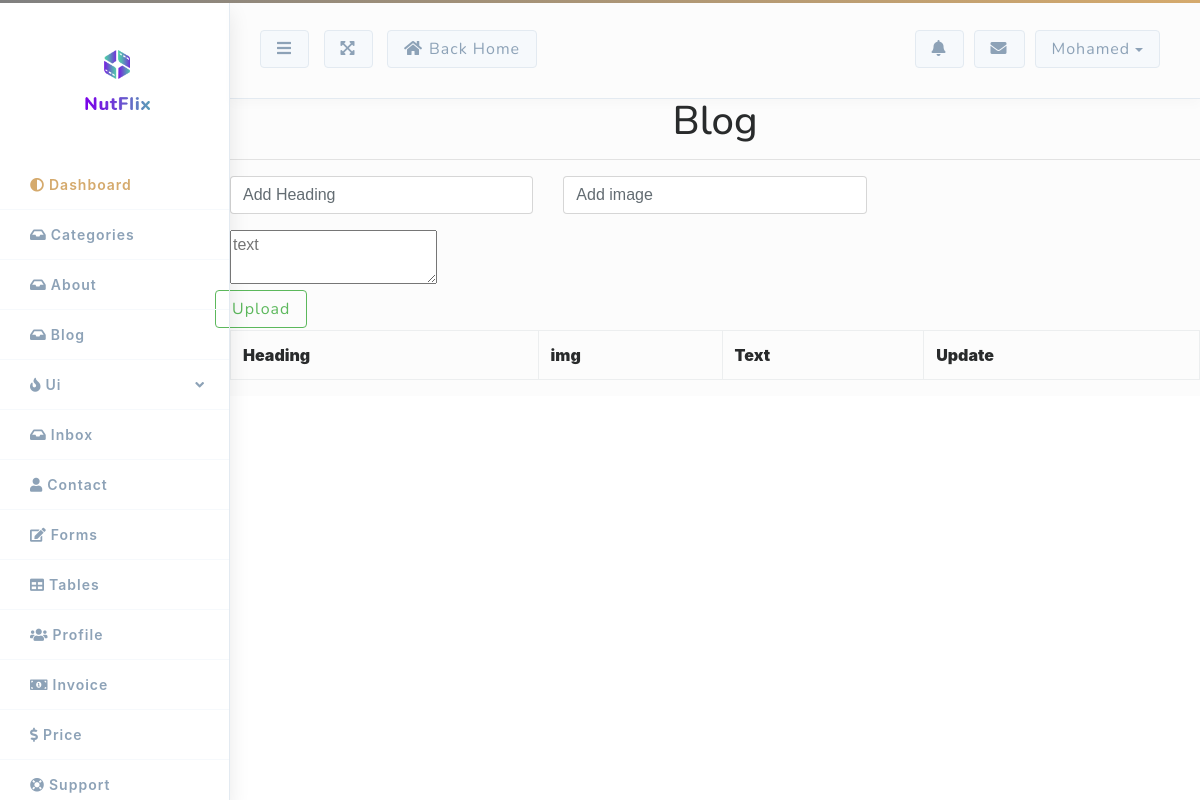
The app's page /lawyerbooking/Admin/blog.php, older data.
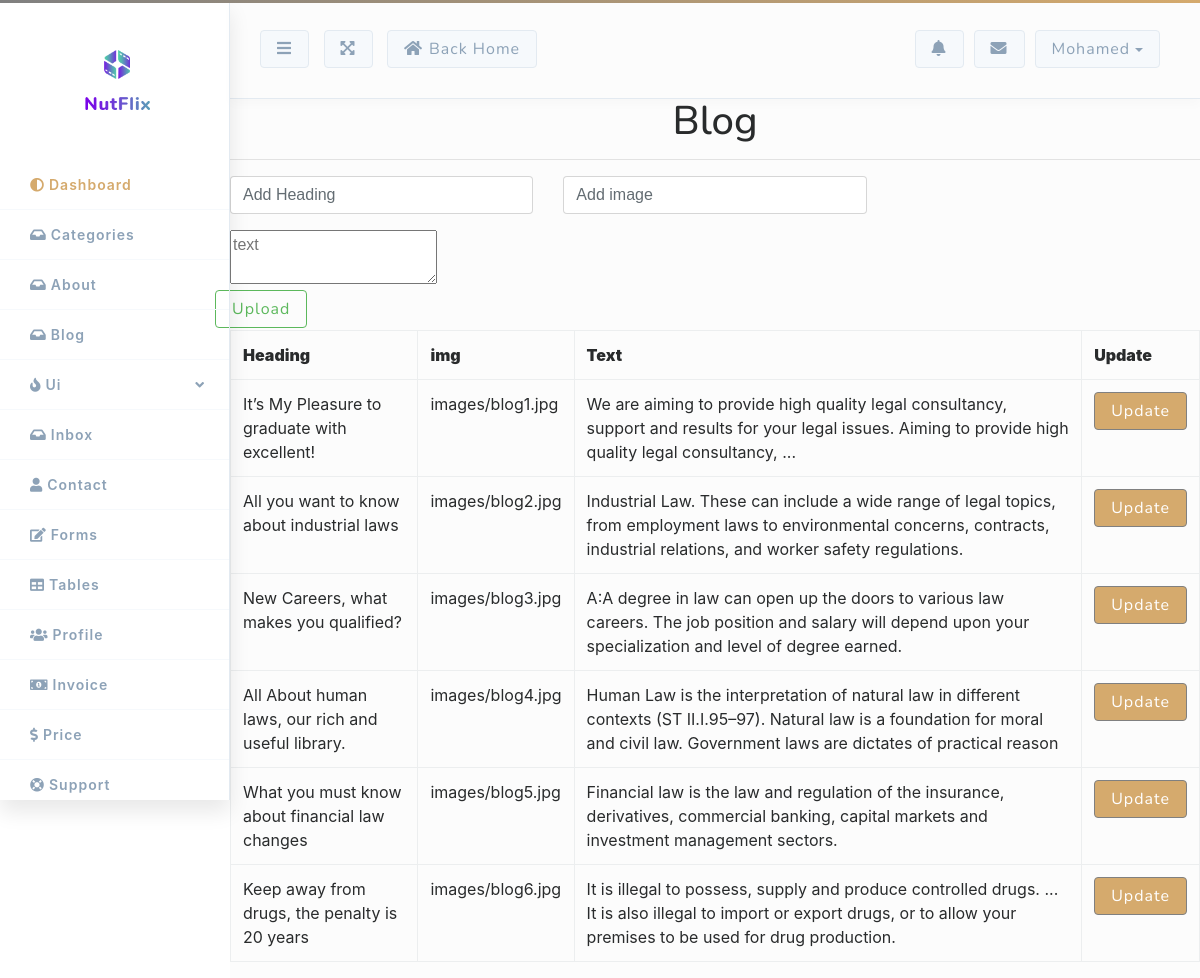
The same page, newer data.
### tables this page shows
CREATE TABLE `blog` (
  `id` int(11) NOT NULL,
  `b_heading` varchar(200) NOT NULL,
  `b_image` varchar(200) NOT NULL,
  `b_text` varchar(1000) NOT NULL
);

### lawyerbooking/Admin/blog.php (the view, shortened to what this page needs)
<?php
include ('connection.php');
include ('sidebar.php');
?>
<body class="crm_body_bg">
<section class="main_content dashboard_part">
        <div class="main_content_iner ">
            <div>
            <h1 class="text-center">Blog</h1>
            <hr>
        </div>
        <form method="post" >
    <div class="row" >
    <div class="col-sm-4">
    <input type="text" placeholder="Add Heading" id="heading" class="form-control form-group">
    </div>
    <div class="col-sm-4">
    <input type="text" placeholder="Add image" id="img" class="form-control form-group">
    </div>
</div>
<div class="row" >
    <div class="col-sm-12">
<textarea id="text" placeholder="text"></textarea>
    </div>
</div>
<div class="row">
<input type="button" value="Upload" id="upload" class="btn btn-outline-success">
</div>
</form>
<div class="row">
<div id="msg" class="col-sm-12 text-center" ></div>
<div id="about"  class="col-sm-12">
</div>
</div>
       </div>
  </div>
<?php
$query=mysqli_query($conn,"SELECT * FROM `blog`");
if ($query !=null) {
    echo"
    <table id='data' class='table table-hover table-stripped table-bordered'>
    <tr>
    <th><b> Heading</b></th>
    <th><b> img</b></th>
    <th><b>Text</b></th>
    <th><b>Update</b></th>
    </tr>";
while ($row=mysqli_fetch_array($query)) {
    ?>
    <tr>
    <td><?php echo $row[1] ?></td>
    <td ><?php echo $row[2] ?></td>
    <td ><?php echo $row[3] ?></td>
   <td><a href="edit_blog.php?id=<?php echo $row[0];?>" class="btn btn-success" data-toggle='modal' data-target='exampleModal' >Update</td>
    </tr>
    <?php
}
echo "</table>";
}
else {
    echo '<div class="alert alert-danger text-center">There Is Nothing To show You.</div>';
}
?>
</body>

### lawyerbooking/Admin/sidebar.php (shortened to what this page needs)
<!DOCTYPE html>
<html lang="en">
<head>
  <link href="https://use.fontawesome.com/releases/v5.0.4/css/all.css" rel="stylesheet">
  <link rel="stylesheet" href="css/bootstrap.min.css">
  <link rel="stylesheet" href="css/app.css">
</head>
<body>
<section id="admin">
  <div class="sidebar">
    <div class="head">
      <div class="logo">
        <img src="img/logo-admin.png" alt="">
      </div>
    </div>
    <div id="list">
      <ul class="nav flex-column">
        <li class="nav-item"><a href="index.php" class="nav-link active" ><i class="fa fa-adjust"></i>Dashboard</a></li>
        <li class="nav-item"><a href="Lawyer_category.php" class="nav-link"><i class="fa fa-inbox"></i>Categories</a></li>
        <li class="nav-item"><a href="about.php" class="nav-link"><i class="fa fa-inbox"></i>About</a></li>
        <li class="nav-item"><a href="blog.php" class="nav-link"><i class="fa fa-inbox"></i>Blog</a></li>
        <li class="nav-item"><a href="#menu3" class="nav-link collapsed" data-toggle="collapse"><i class="fa fa-fire"></i>ui<span class="sub-ico"><i class="fa fa-angle-down"></i></span></a></li>
        <li class="nav-item"><a href="inbox.html" class="nav-link"><i class="fa fa-inbox"></i>inbox</a></li>
        <li class="nav-item"><a href="contacts.html" class="nav-link"><i class="fa fa-user"></i>contact</a></li>
        <li class="nav-item"><a href="forms.html" class="nav-link"><i class="fa fa-edit"></i>forms</a></li>
        <li class="nav-item"><a href="tabels.html" class="nav-link"><i class="fa fa-table"></i>tables</a></li>
        <li class="nav-item"><a href="profile.html" class="nav-link"><i class="fa fa-users"></i>profile</a></li>
        <li class="nav-item"><a href="invoice.html" class="nav-link"><i class="fa fa-money-bill-alt"></i>invoice</a></li>
        <li class="nav-item"><a href="price.html" class="nav-link"><i class="fa fa-dollar-sign"></i>price</a></li>
        <li class="nav-item"><a href="support.html" class="nav-link"><i class="fa fa-life-ring"></i>support</a></li>
      </ul>
    </div>
  </div>
  <div class="content">
    <div class="head">
      <div class="top">
        <div class="left">
          <button id="on" class="btn btn-info"><i class="fa fa-bars"></i></button>
          <button class="btn btn-info hidden-xs-down"><i class="fa fa-expand-arrows-alt"></i></button>
          <button class="btn btn-info hidden-xs-down"><i class="fa fa-home"></i>Back Home</button>
        </div>
        <div class="right">
          <button class="btn btn-info hidden-xs-down"><i class="fa fa-bell"></i></button>
          <button class="btn btn-info hidden-xs-down"><i class="fa fa-envelope"></i></button>
          <div class="dropdown">
            <button class="btn btn-info dropdown-toggle" id="userDropdown" data-toggle="dropdown" aria-haspopup="true" aria-expanded="false">mohamed</button>
          </div>
        </div>
      </div>

### lawyerbooking/Admin/css/app.css (style rules this page uses)
body { padding: 0; }
p, h1, h2, h3, h4, h5 { font-family: 'Nunito'; text-transform: capitalize; }
input { outline: 0; box-shadow: 0 0 0; border: 0; }
a { text-decoration: none; }
.btn { cursor: pointer; outline: 0; font-family: 'Nunito'; text-transform: capitalize; letter-spacing: 1px; }
.btn-success { background-color: #d5aa6d; color: #fff; border: 1px solid #808080; }
.btn-info, .dropdown-toggle { background-color: #f6f9fc !important; border: 1px solid #e3eaf1 !important; color: #8da2b7 !important; }
#admin { position: relative; display: flex; flex-direction: row; }
#admin:before { content: ''; position: absolute; z-index: 1; width: 100%; height: 3px; top: 0; left: 0; background-image: -webkit-linear-gradient(0deg, #808080 0%, #d5aa6d 100%); }
#admin .sidebar { width: 230px; height: 100vh; position: fixed; overflow: scroll; border-right: 1px solid #e3eaf1; box-shadow: 0px 12px 20px 0px rgba(0, 0, 0, 0.09); }
#admin .sidebar .head { display: flex; flex-direction: column; justify-content: center; align-items: center; padding: 50px 0; }
#admin .sidebar .head .logo { height: 60px; width: 60px; }
#admin .sidebar .head .logo img { height: 100%; }
#admin .sidebar #list .nav .nav-item .nav-link, #admin .sidebar #list .nav .sub .nav-link { text-transform: capitalize; font-weight: 600; font-size: 14px; color: #8da2b7; border-bottom: 1px solid #f6f9fc; padding: 14px 30px; letter-spacing: 1px; transition: all 0.4s; }
#admin .sidebar #list .nav .nav-item .nav-link .fa, #admin .sidebar #list .nav .sub .nav-link .fa { font-size: 14px; margin-right: 4px; }
#admin .sidebar #list .nav .nav-item .active, #admin .sidebar #list .nav .sub .active { color: #d5aa6d; }
#admin .sidebar #list .nav .sub-ico { position: absolute; right: 20px; }
#admin .content { background-color: #fcfcfc; margin-left: 230px; width: 100%; }
#admin .content .top { padding: 30px; box-shadow: 0px 6px 10px 0px rgba(0, 0, 0, 0.02); border-bottom: 1px solid #e3eaf1; width: 100%; display: flex; }
#admin .content .top .left { flex: 1; }
#admin .content .top .right { display: flex; }
#admin .content .top .btn { margin-right: 10px; }
#admin .content .top .fa-home { margin-right: 6px; }

Row changes from the older to the newer data that the page shows:
added blog: b_heading "It’s My Pleasure to graduate with excellent!", b_image "images/blog1.jpg", b_text "We are aiming to provide high quality legal consultancy, support and results for your legal issues. Aiming to provide high quality legal consultancy, ..."
added blog: b_heading "All you want to know about industrial laws", b_image "images/blog2.jpg", b_text "Industrial Law. These can include a wide range of legal topics, from employment laws to environmental concerns, contracts, industrial relations, and worker safety regulations."
added blog: b_heading "New Careers, what makes you qualified?", b_image "images/blog3.jpg", b_text "A:A degree in law can open up the doors to various law careers. The job position and salary will depend upon your specialization and level of degree earned."
added blog: b_heading "All About human laws, our rich and useful library.", b_image "images/blog4.jpg", b_text "Human Law is the interpretation of natural law in different contexts (ST II.I.95–97). Natural law is a foundation for moral and civil law. Government laws are dictates of practical reason"
added blog: b_heading "What you must know about financial law changes", b_image "images/blog5.jpg", b_text "Financial law is the law and regulation of the insurance, derivatives, commercial banking, capital markets and investment management sectors."
added blog: b_heading "Keep away from drugs, the penalty is 20 years", b_image "images/blog6.jpg", b_text "It is illegal to possess, supply and produce controlled drugs. ... It is also illegal to import or export drugs, or to allow your premises to be used for drug production."
